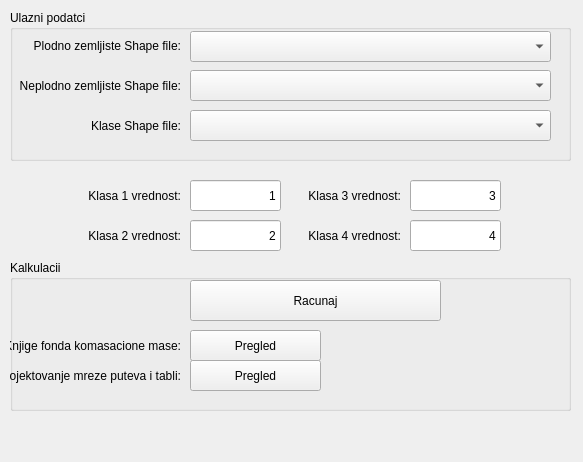
<?xml version="1.0" encoding="UTF-8"?>
<ui version="4.0">
 <class>Komasacija</class>
 <widget class="QWidget" name="Komasacija">
  <property name="enabled">
   <bool>true</bool>
  </property>
  <property name="geometry">
   <rect>
    <x>0</x>
    <y>0</y>
    <width>583</width>
    <height>462</height>
   </rect>
  </property>
  <property name="minimumSize">
   <size>
    <width>583</width>
    <height>462</height>
   </size>
  </property>
  <property name="maximumSize">
   <size>
    <width>583</width>
    <height>462</height>
   </size>
  </property>
  <property name="windowTitle">
   <string>Komasacija</string>
  </property>
  <widget class="QLabel" name="label_2">
   <property name="geometry">
    <rect>
     <x>70</x>
     <y>180</y>
     <width>111</width>
     <height>31</height>
    </rect>
   </property>
   <property name="text">
    <string>Klasa 1 vrednost:</string>
   </property>
   <property name="alignment">
    <set>Qt::AlignRight|Qt::AlignTrailing|Qt::AlignVCenter</set>
   </property>
  </widget>
  <widget class="QLabel" name="label_3">
   <property name="geometry">
    <rect>
     <x>70</x>
     <y>220</y>
     <width>111</width>
     <height>31</height>
    </rect>
   </property>
   <property name="text">
    <string>Klasa 2 vrednost:</string>
   </property>
   <property name="alignment">
    <set>Qt::AlignRight|Qt::AlignTrailing|Qt::AlignVCenter</set>
   </property>
  </widget>
  <widget class="QLabel" name="label_4">
   <property name="geometry">
    <rect>
     <x>290</x>
     <y>180</y>
     <width>111</width>
     <height>31</height>
    </rect>
   </property>
   <property name="text">
    <string>Klasa 3 vrednost:</string>
   </property>
   <property name="alignment">
    <set>Qt::AlignRight|Qt::AlignTrailing|Qt::AlignVCenter</set>
   </property>
  </widget>
  <widget class="QLabel" name="label_6">
   <property name="geometry">
    <rect>
     <x>290</x>
     <y>220</y>
     <width>111</width>
     <height>31</height>
    </rect>
   </property>
   <property name="text">
    <string>Klasa 4 vrednost:</string>
   </property>
   <property name="alignment">
    <set>Qt::AlignRight|Qt::AlignTrailing|Qt::AlignVCenter</set>
   </property>
  </widget>
  <widget class="QLineEdit" name="klasa1">
   <property name="geometry">
    <rect>
     <x>190</x>
     <y>180</y>
     <width>91</width>
     <height>31</height>
    </rect>
   </property>
   <property name="inputMask">
    <string/>
   </property>
   <property name="text">
    <string>1</string>
   </property>
   <property name="alignment">
    <set>Qt::AlignRight|Qt::AlignTrailing|Qt::AlignVCenter</set>
   </property>
  </widget>
  <widget class="QLineEdit" name="klasa2">
   <property name="geometry">
    <rect>
     <x>190</x>
     <y>220</y>
     <width>91</width>
     <height>31</height>
    </rect>
   </property>
   <property name="inputMask">
    <string/>
   </property>
   <property name="text">
    <string>2</string>
   </property>
   <property name="alignment">
    <set>Qt::AlignRight|Qt::AlignTrailing|Qt::AlignVCenter</set>
   </property>
  </widget>
  <widget class="QLineEdit" name="klasa3">
   <property name="geometry">
    <rect>
     <x>410</x>
     <y>180</y>
     <width>91</width>
     <height>31</height>
    </rect>
   </property>
   <property name="inputMask">
    <string/>
   </property>
   <property name="text">
    <string>3</string>
   </property>
   <property name="alignment">
    <set>Qt::AlignRight|Qt::AlignTrailing|Qt::AlignVCenter</set>
   </property>
  </widget>
  <widget class="QLineEdit" name="klasa4">
   <property name="geometry">
    <rect>
     <x>410</x>
     <y>220</y>
     <width>91</width>
     <height>31</height>
    </rect>
   </property>
   <property name="inputMask">
    <string/>
   </property>
   <property name="text">
    <string>4</string>
   </property>
   <property name="alignment">
    <set>Qt::AlignRight|Qt::AlignTrailing|Qt::AlignVCenter</set>
   </property>
  </widget>
  <widget class="QGroupBox" name="groupBox">
   <property name="geometry">
    <rect>
     <x>10</x>
     <y>10</y>
     <width>561</width>
     <height>151</height>
    </rect>
   </property>
   <property name="title">
    <string>Ulazni podatci</string>
   </property>
   <widget class="QComboBox" name="shpPlodno">
    <property name="geometry">
     <rect>
      <x>180</x>
      <y>21</y>
      <width>361</width>
      <height>31</height>
     </rect>
    </property>
   </widget>
   <widget class="QLabel" name="label">
    <property name="geometry">
     <rect>
      <x>0</x>
      <y>20</y>
      <width>171</width>
      <height>31</height>
     </rect>
    </property>
    <property name="text">
     <string>Plodno zemljiste Shape file:</string>
    </property>
    <property name="alignment">
     <set>Qt::AlignRight|Qt::AlignTrailing|Qt::AlignVCenter</set>
    </property>
   </widget>
   <widget class="QLabel" name="label_5">
    <property name="geometry">
     <rect>
      <x>0</x>
      <y>60</y>
      <width>171</width>
      <height>31</height>
     </rect>
    </property>
    <property name="text">
     <string>Neplodno zemljiste Shape file:</string>
    </property>
    <property name="alignment">
     <set>Qt::AlignRight|Qt::AlignTrailing|Qt::AlignVCenter</set>
    </property>
   </widget>
   <widget class="QComboBox" name="shpNeplodno">
    <property name="geometry">
     <rect>
      <x>180</x>
      <y>60</y>
      <width>361</width>
      <height>31</height>
     </rect>
    </property>
   </widget>
   <widget class="QComboBox" name="shpKlase">
    <property name="geometry">
     <rect>
      <x>180</x>
      <y>100</y>
      <width>361</width>
      <height>31</height>
     </rect>
    </property>
   </widget>
   <widget class="QLabel" name="label_11">
    <property name="geometry">
     <rect>
      <x>0</x>
      <y>100</y>
      <width>171</width>
      <height>31</height>
     </rect>
    </property>
    <property name="text">
     <string>Klase Shape file:</string>
    </property>
    <property name="alignment">
     <set>Qt::AlignRight|Qt::AlignTrailing|Qt::AlignVCenter</set>
    </property>
   </widget>
  </widget>
  <widget class="QGroupBox" name="groupBox_2">
   <property name="geometry">
    <rect>
     <x>10</x>
     <y>260</y>
     <width>561</width>
     <height>151</height>
    </rect>
   </property>
   <property name="title">
    <string>Kalkulacii</string>
   </property>
   <widget class="QPushButton" name="btnRacunaj">
    <property name="geometry">
     <rect>
      <x>180</x>
      <y>20</y>
      <width>251</width>
      <height>41</height>
     </rect>
    </property>
    <property name="text">
     <string>Racunaj</string>
    </property>
   </widget>
   <widget class="QPushButton" name="btnMrezePuteva">
    <property name="geometry">
     <rect>
      <x>180</x>
      <y>100</y>
      <width>131</width>
      <height>31</height>
     </rect>
    </property>
    <property name="text">
     <string>Pregled</string>
    </property>
   </widget>
   <widget class="QPushButton" name="btnPregledKnjigeFonda">
    <property name="geometry">
     <rect>
      <x>180</x>
      <y>70</y>
      <width>131</width>
      <height>31</height>
     </rect>
    </property>
    <property name="text">
     <string>Pregled</string>
    </property>
   </widget>
   <widget class="QLabel" name="label_8">
    <property name="geometry">
     <rect>
      <x>0</x>
      <y>70</y>
      <width>171</width>
      <height>31</height>
     </rect>
    </property>
    <property name="text">
     <string>Knjige fonda komasacione mase:</string>
    </property>
    <property name="alignment">
     <set>Qt::AlignRight|Qt::AlignTrailing|Qt::AlignVCenter</set>
    </property>
   </widget>
   <widget class="QLabel" name="label_9">
    <property name="geometry">
     <rect>
      <x>0</x>
      <y>100</y>
      <width>171</width>
      <height>31</height>
     </rect>
    </property>
    <property name="text">
     <string>Projektovanje mreze puteva i tabli:</string>
    </property>
    <property name="alignment">
     <set>Qt::AlignRight|Qt::AlignTrailing|Qt::AlignVCenter</set>
    </property>
   </widget>
  </widget>
 </widget>
 <tabstops>
  <tabstop>shpPlodno</tabstop>
  <tabstop>shpNeplodno</tabstop>
  <tabstop>shpKlase</tabstop>
  <tabstop>klasa1</tabstop>
  <tabstop>klasa3</tabstop>
  <tabstop>klasa2</tabstop>
  <tabstop>klasa4</tabstop>
  <tabstop>btnRacunaj</tabstop>
  <tabstop>btnPregledKnjigeFonda</tabstop>
  <tabstop>btnMrezePuteva</tabstop>
 </tabstops>
 <resources/>
 <connections/>
</ui>
